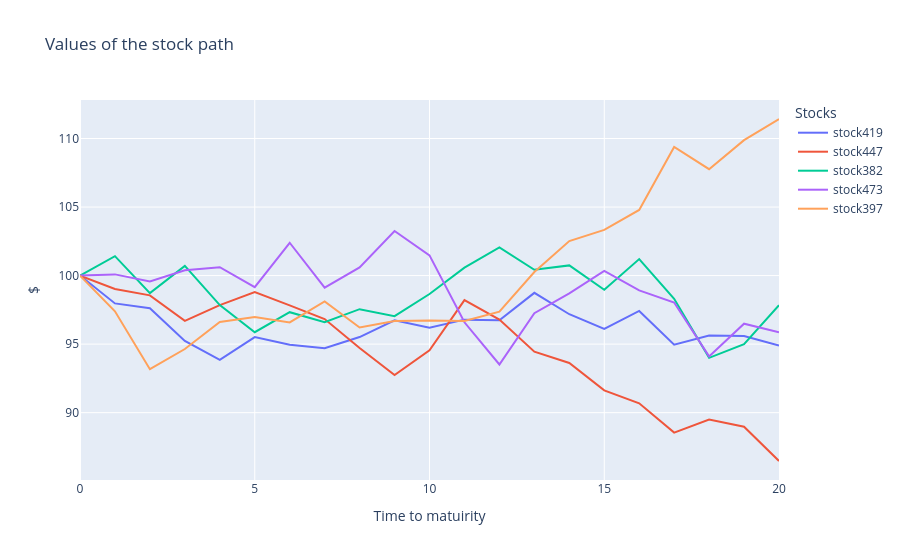

Here is the notebook cell this chart was saved with:
### Code cell
fig = go.Figure()
# Add traces for each column
for column in stock_prices.columns[values]:
    fig.add_trace(go.Scatter(x=stock_prices.index, y=stock_prices[column], mode='lines', name=f"stock{column}"))

# Update layout
fig.update_layout(
    title='Values of the stock path ',
    xaxis_title='Time to matuirity',
    yaxis_title='$',
    template='plotly',
    legend=dict(title='Stocks'),
)

# Show the plot
fig.show()

### Figure 1 — Plotly figure (JSON) as saved in the notebook; plotly's stock layout.template omitted (floating-point values rounded to 4 significant figures)
{"data": [{"mode": "lines", "name": "stock419", "type": "scatter", "x": [0, 1, 2, 3, 4, 5, 6, 7, 8, 9, 10, 11, 12, 13, 14, 15, 16, 17, 18, 19, 20], "y": [100, 97.97, 97.62, 95.23, 93.85, 95.51, 94.96, 94.7, 95.52, 96.74, 96.2, 96.79, 96.74, 98.74, 97.18, 96.11, 97.42, 94.96, 95.63, 95.6, 94.9]}, {"mode": "lines", "name": "stock447", "type": "scatter", "x": [0, 1, 2, 3, 4, 5, 6, 7, 8, 9, 10, 11, 12, 13, 14, 15, 16, 17, 18, 19, 20], "y": [100, 99.02, 98.56, 96.7, 97.85, 98.8, 97.83, 96.83, 94.72, 92.74, 94.55, 98.21, 96.79, 94.45, 93.63, 91.63, 90.69, 88.55, 89.49, 88.98, 86.47]}, {"mode": "lines", "name": "stock382", "type": "scatter", "x": [0, 1, 2, 3, 4, 5, 6, 7, 8, 9, 10, 11, 12, 13, 14, 15, 16, 17, 18, 19, 20], "y": [100, 101.4, 98.72, 100.7, 97.84, 95.87, 97.33, 96.6, 97.55, 97.04, 98.66, 100.6, 102.1, 100.4, 100.7, 98.97, 101.2, 98.3, 94.0, 95.0, 97.84]}, {"mode": "lines", "name": "stock473", "type": "scatter", "x": [0, 1, 2, 3, 4, 5, 6, 7, 8, 9, 10, 11, 12, 13, 14, 15, 16, 17, 18, 19, 20], "y": [100, 100.1, 99.58, 100.4, 100.6, 99.15, 102.4, 99.12, 100.6, 103.3, 101.5, 96.59, 93.51, 97.26, 98.7, 100.3, 98.92, 98.04, 94.11, 96.49, 95.87]}, {"mode": "lines", "name": "stock397", "type": "scatter", "x": [0, 1, 2, 3, 4, 5, 6, 7, 8, 9, 10, 11, 12, 13, 14, 15, 16, 17, 18, 19, 20], "y": [100, 97.39, 93.17, 94.64, 96.61, 96.98, 96.58, 98.11, 96.21, 96.69, 96.73, 96.69, 97.37, 100.3, 102.5, 103.3, 104.8, 109.4, 107.8, 109.9, 111.4]}], "layout": {"legend": {"title": {"text": "Stocks"}}, "title": {"text": "Values of the stock path "}, "xaxis": {"title": {"text": "Time to matuirity"}}, "yaxis": {"title": {"text": "$"}}}}
